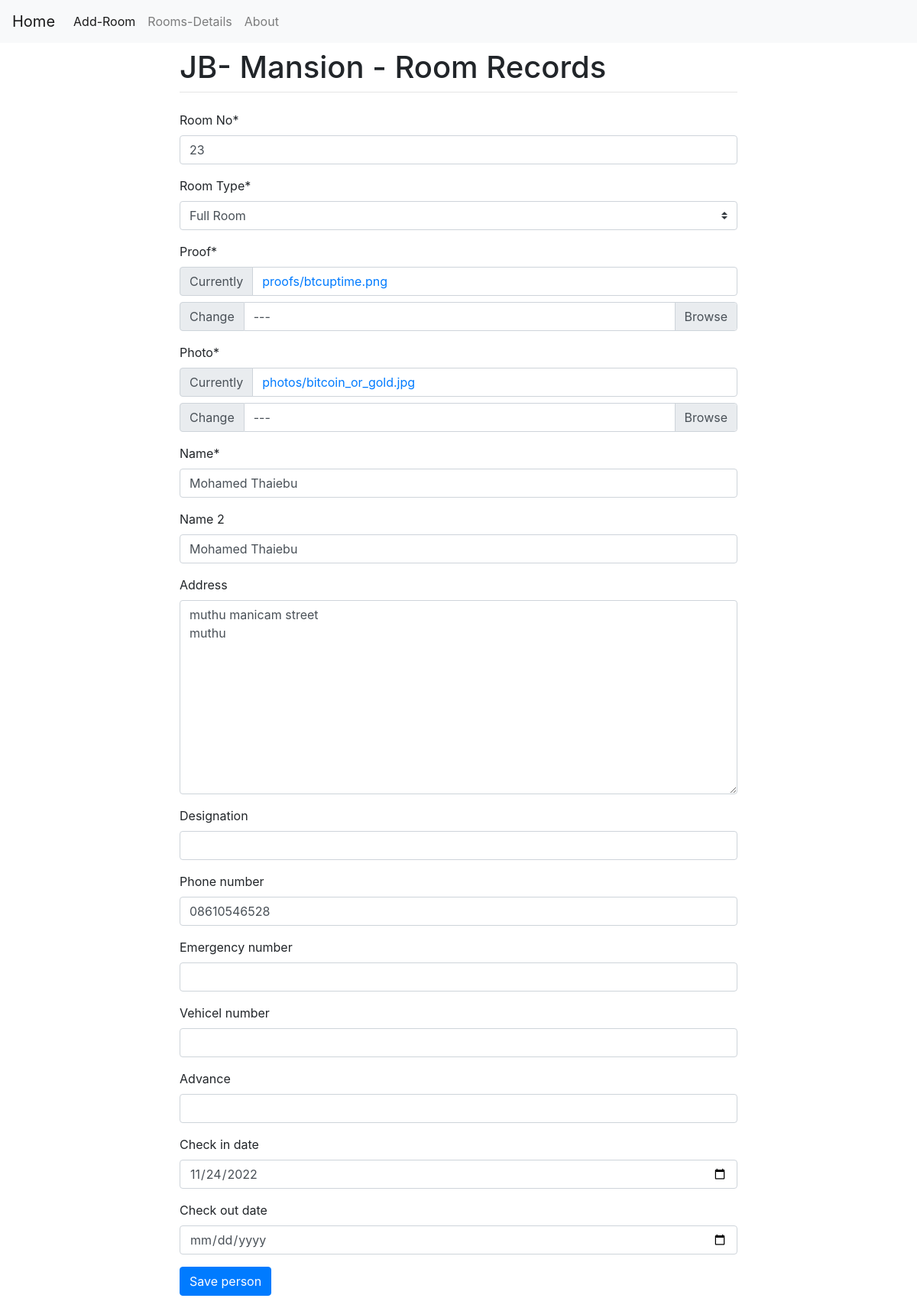
/person_update/23, run on an earlier commit of the app's database.
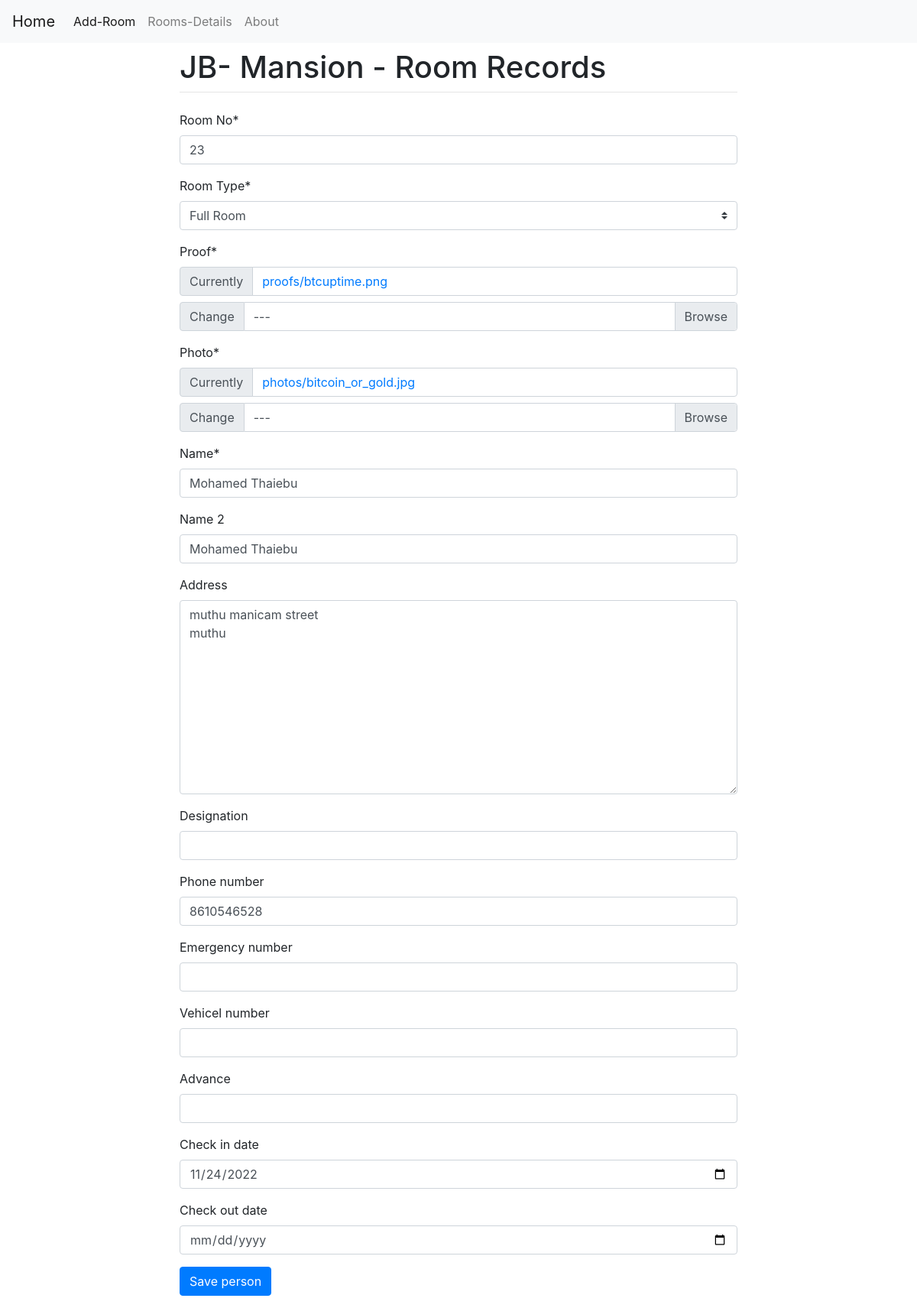
And on a later commit of the database.
### room_app/models.py (models this page shows)
class Booking(models.Model):
    Room_No = models.CharField(max_length=5 ,primary_key=True)
    Room_Type = models.CharField(
        max_length = 20,
        choices = ROOM_CHOICES,
        default = '1'
        )
    Proof = models.ImageField(upload_to = "proofs")
    photo = models.ImageField(upload_to = "photos")
    Name = models.CharField(max_length=100)
    Name_2 = models.CharField(max_length=100,blank=True)
    Address = models.TextField(blank=True)
    Designation = models.CharField(max_length=100,blank=True)
    phone_number = models.CharField(max_length=12,blank=True)
    Emergency_number = models.CharField(max_length=12,blank=True)
    vehicel_number = models.CharField(max_length=12,blank=True)
    Advance = models.CharField(max_length=10,blank=True)
    Check_in_date = models.DateTimeField(blank=True,null=True)
    Check_out_date = models.DateTimeField(blank=True,null=True)

### room_app/views.py (the view)
# urls.py: path('person_update/<str:pk>', PersonUpdateView.as_view()),
class PersonUpdateView(UpdateView):
    model = Booking
    form_class = PostForm
    template_name = 'update-detail.html'
    success_url = 'http://127.0.0.1:8000/person_list/'
    def get_form(self, form_class=None):
        form = super(PersonUpdateView, self).get_form(form_class)
        form.fields['Check_in_date'].widget = AdminDateWidget(attrs={'type': 'date'})
        form.fields['Check_out_date'].widget = AdminDateWidget(attrs={'type': 'date'})
        return form

### room_app/forms.py
class PostForm(forms.ModelForm):
    class Meta:
        model = Booking
        fields = "__all__"
    def __init__(self, *args, **kwargs):
        super().__init__(*args, **kwargs)
        self.helper = FormHelper()
        self.helper.form_method = 'post'
        self.helper.add_input(Submit('submit', 'Save person'))

### templates/update-detail.html (shortened to what this page needs)
{% extends 'base.html' %}
{% load crispy_forms_tags %}
{% block content %}
  {% crispy form %}
{% endblock %}

What changed in the data, as far as the page shows it:
changed Booking "Full Room": phone_number "08610546528" → "8610546528"
